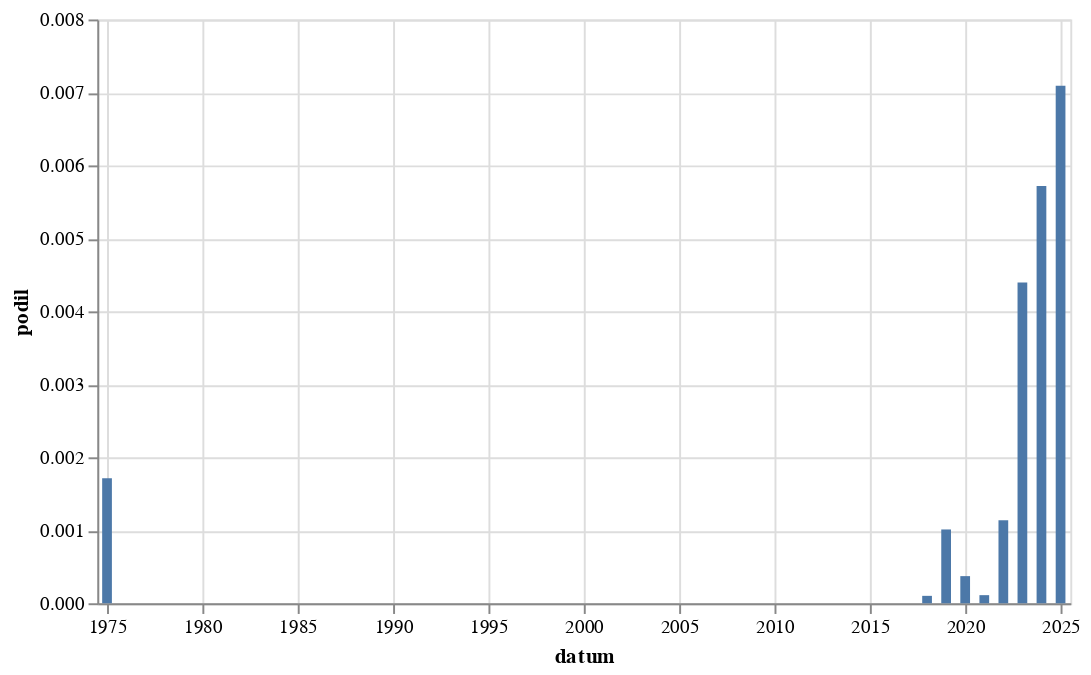

The cell this chart's notebook holds for it:
### Code cell
graf(vyvoj(r'[Uu]měl\w{1,5} intelig'))

### Figure 1 — Vega-Lite specification as saved in the notebook (floating-point values rounded to 4 significant figures)
{"config": {"view": {"continuousWidth": 300, "continuousHeight": 300}}, "data": {"name": "data-bdba3fd2c86ac2af96df251b24722fb3"}, "mark": {"type": "bar"}, "encoding": {"x": {"field": "datum", "type": "temporal"}, "y": {"field": "podil", "type": "quantitative"}}, "height": 300, "width": 500, "$schema": "https://vega.github.io/schema/vega-lite/v5.8.0.json", "datasets": {"data-bdba3fd2c86ac2af96df251b24722fb3": [{"datum": "1975-01-01T00:00:00", "text": 1, "text_right": 584, "podil": 0.001712}, {"datum": "2018-01-01T00:00:00", "text": 1, "text_right": 9847, "podil": 0.0001016}, {"datum": "2019-01-01T00:00:00", "text": 11, "text_right": 10877, "podil": 0.001011}, {"datum": "2020-01-01T00:00:00", "text": 4, "text_right": 10758, "podil": 0.0003718}, {"datum": "2021-01-01T00:00:00", "text": 1, "text_right": 9003, "podil": 0.0001111}, {"datum": "2022-01-01T00:00:00", "text": 12, "text_right": 10550, "podil": 0.001137}, {"datum": "2023-01-01T00:00:00", "text": 51, "text_right": 11599, "podil": 0.004397}, {"datum": "2024-01-01T00:00:00", "text": 67, "text_right": 11721, "podil": 0.005716}, {"datum": "2025-01-01T00:00:00", "text": 33, "text_right": 4653, "podil": 0.007092}]}}
